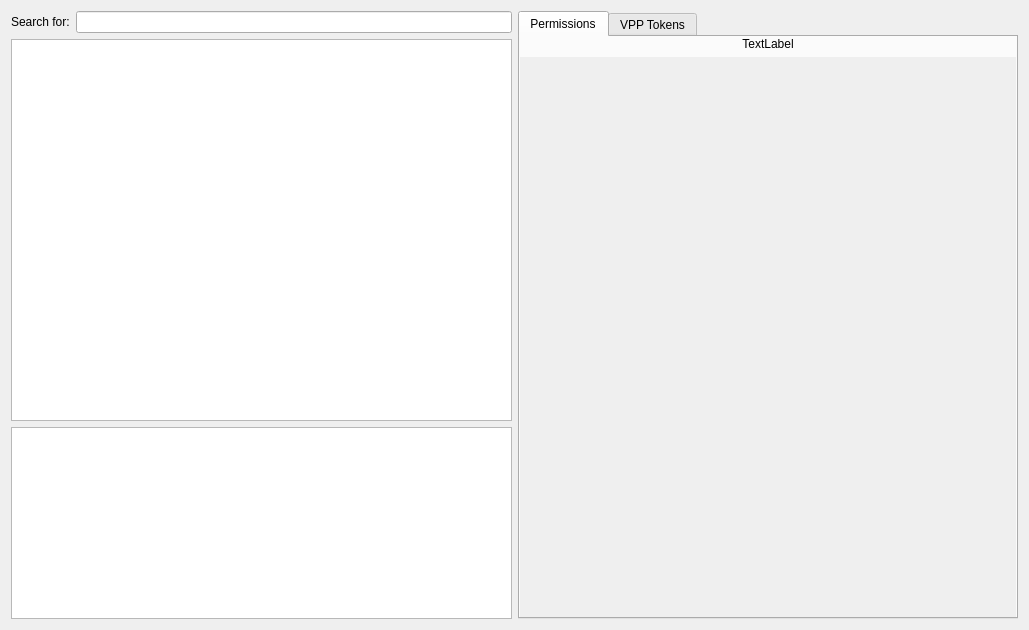
<?xml version="1.0" encoding="UTF-8"?>
<ui version="4.0">
 <class>CheckIdpUserPermissionsWidget</class>
 <widget class="QDialog" name="CheckIdpUserPermissionsWidget">
  <property name="geometry">
   <rect>
    <x>0</x>
    <y>0</y>
    <width>1029</width>
    <height>630</height>
   </rect>
  </property>
  <property name="windowTitle">
   <string>Check LDAP/IDP Users Permissions</string>
  </property>
  <layout class="QHBoxLayout" name="horizontalLayout_2">
   <item>
    <layout class="QVBoxLayout" name="verticalLayout">
     <item>
      <layout class="QHBoxLayout" name="horizontalLayout">
       <item>
        <widget class="QLabel" name="label">
         <property name="text">
          <string>Search for:</string>
         </property>
        </widget>
       </item>
       <item>
        <widget class="SearchLineEdit" name="searchWidget">
         <property name="sizePolicy">
          <sizepolicy hsizetype="Expanding" vsizetype="Preferred">
           <horstretch>0</horstretch>
           <verstretch>0</verstretch>
          </sizepolicy>
         </property>
        </widget>
       </item>
      </layout>
     </item>
     <item>
      <widget class="StyledTreeView" name="usersView">
       <property name="sizePolicy">
        <sizepolicy hsizetype="Expanding" vsizetype="Expanding">
         <horstretch>1</horstretch>
         <verstretch>1</verstretch>
        </sizepolicy>
       </property>
       <property name="minimumSize">
        <size>
         <width>500</width>
         <height>0</height>
        </size>
       </property>
       <property name="rootIsDecorated">
        <bool>false</bool>
       </property>
       <property name="itemsExpandable">
        <bool>false</bool>
       </property>
       <property name="expandsOnDoubleClick">
        <bool>false</bool>
       </property>
      </widget>
     </item>
     <item>
      <widget class="StyledTreeView" name="groupsWidget">
       <property name="sizePolicy">
        <sizepolicy hsizetype="Expanding" vsizetype="Expanding">
         <horstretch>1</horstretch>
         <verstretch>0</verstretch>
        </sizepolicy>
       </property>
       <property name="rootIsDecorated">
        <bool>false</bool>
       </property>
       <property name="itemsExpandable">
        <bool>false</bool>
       </property>
      </widget>
     </item>
    </layout>
   </item>
   <item>
    <widget class="QTabWidget" name="tabWidget">
     <property name="currentIndex">
      <number>0</number>
     </property>
     <widget class="QWidget" name="permissionsTab">
      <attribute name="title">
       <string>Permissions</string>
      </attribute>
      <layout class="QVBoxLayout" name="verticalLayout_5">
       <property name="leftMargin">
        <number>0</number>
       </property>
       <property name="topMargin">
        <number>0</number>
       </property>
       <property name="rightMargin">
        <number>0</number>
       </property>
       <property name="bottomMargin">
        <number>0</number>
       </property>
       <item>
        <widget class="QLabel" name="permissionLabel">
         <property name="sizePolicy">
          <sizepolicy hsizetype="Preferred" vsizetype="Preferred">
           <horstretch>0</horstretch>
           <verstretch>0</verstretch>
          </sizepolicy>
         </property>
         <property name="text">
          <string>TextLabel</string>
         </property>
         <property name="alignment">
          <set>Qt::AlignCenter</set>
         </property>
        </widget>
       </item>
       <item>
        <widget class="QScrollArea" name="scrollArea">
         <property name="frameShape">
          <enum>QFrame::NoFrame</enum>
         </property>
         <property name="frameShadow">
          <enum>QFrame::Plain</enum>
         </property>
         <property name="lineWidth">
          <number>0</number>
         </property>
         <property name="horizontalScrollBarPolicy">
          <enum>Qt::ScrollBarAlwaysOff</enum>
         </property>
         <property name="widgetResizable">
          <bool>true</bool>
         </property>
         <widget class="QWidget" name="scrollAreaWidgetContents_3">
          <property name="geometry">
           <rect>
            <x>0</x>
            <y>0</y>
            <width>498</width>
            <height>560</height>
           </rect>
          </property>
          <layout class="QVBoxLayout" name="verticalLayout_4">
           <item>
            <widget class="AdminPermissionsWidget" name="permissionsWidget" native="true"/>
           </item>
           <item>
            <spacer name="verticalSpacer_2">
             <property name="orientation">
              <enum>Qt::Vertical</enum>
             </property>
             <property name="sizeHint" stdset="0">
              <size>
               <width>20</width>
               <height>1</height>
              </size>
             </property>
            </spacer>
           </item>
          </layout>
         </widget>
        </widget>
       </item>
      </layout>
     </widget>
     <widget class="QWidget" name="vppTokensTab">
      <attribute name="title">
       <string>VPP Tokens</string>
      </attribute>
      <layout class="QVBoxLayout" name="verticalLayout_3">
       <property name="leftMargin">
        <number>0</number>
       </property>
       <property name="rightMargin">
        <number>0</number>
       </property>
       <property name="bottomMargin">
        <number>0</number>
       </property>
       <item>
        <widget class="QLabel" name="vppTokensLabel">
         <property name="text">
          <string>TextLabel</string>
         </property>
         <property name="alignment">
          <set>Qt::AlignCenter</set>
         </property>
        </widget>
       </item>
       <item>
        <widget class="AdminVppTokensAccessWidget" name="tokensWidget" native="true">
         <property name="sizePolicy">
          <sizepolicy hsizetype="Preferred" vsizetype="Expanding">
           <horstretch>0</horstretch>
           <verstretch>0</verstretch>
          </sizepolicy>
         </property>
        </widget>
       </item>
      </layout>
     </widget>
    </widget>
   </item>
  </layout>
 </widget>
 <customwidgets>
  <customwidget>
   <class>SearchLineEdit</class>
   <extends>QLineEdit</extends>
   <header>FileWaveGuiLib/searchlineedit/searchlineedit.h</header>
   <container>1</container>
  </customwidget>
  <customwidget>
   <class>StyledTreeView</class>
   <extends>QTreeView</extends>
   <header>FileWaveGuiLib/styledviews/styledtreeview.h</header>
  </customwidget>
  <customwidget>
   <class>AdminPermissionsWidget</class>
   <extends>QWidget</extends>
   <header>FWAdminLib/AdminPermissionsWidget.h</header>
   <container>1</container>
  </customwidget>
  <customwidget>
   <class>AdminVppTokensAccessWidget</class>
   <extends>QWidget</extends>
   <header>FWAdminLib/AdminVppTokensAccessWidget.h</header>
   <container>1</container>
  </customwidget>
 </customwidgets>
 <resources/>
 <connections/>
</ui>
